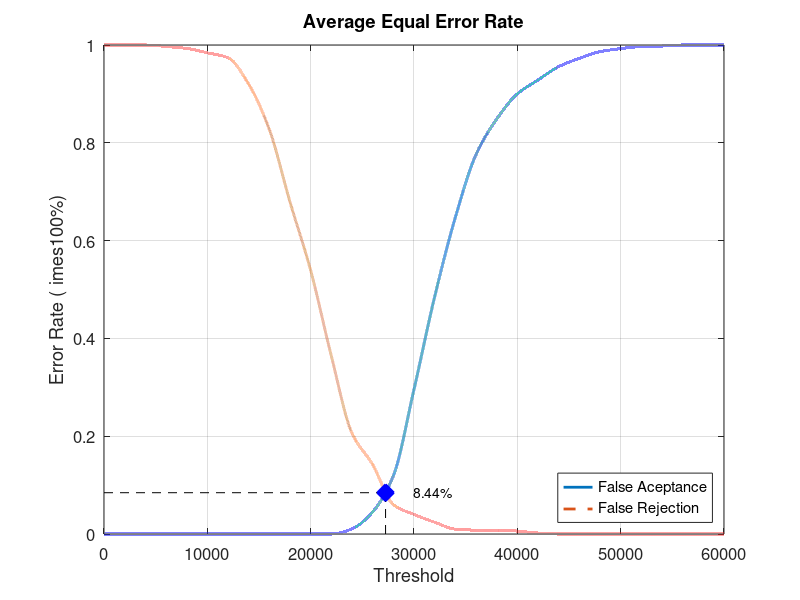
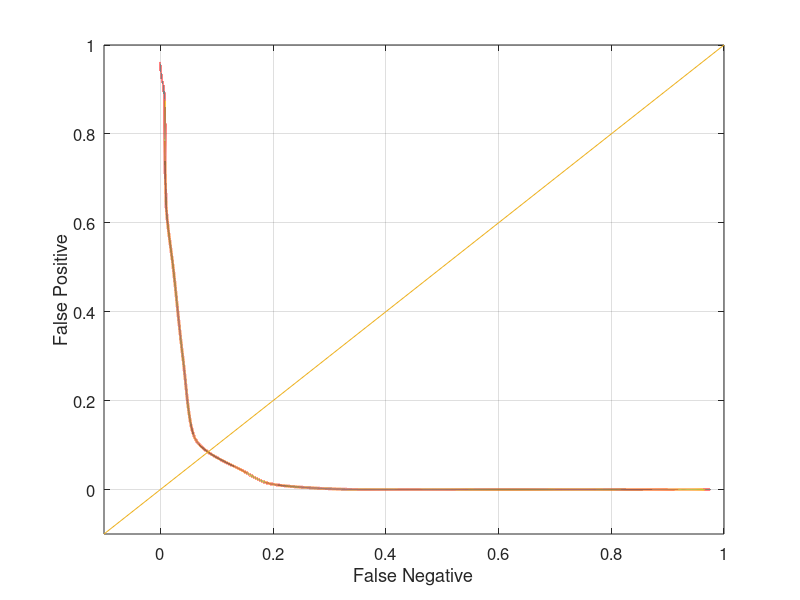

The MATLAB source for these figures, in order:
close all;
clear;
clc;
x = 0:2000:60000;
xq = 0:0.5:60000;

y0 = [0 0 0 0 0 0 0 0 0 0 0 0 0.0105263 0.0452632 0.118947 0.295789 0.485263 0.647368 0.775789 0.848421 0.9 0.928421 0.955789 0.972632 0.986316 0.992632 0.996842 0.997895 1 1 1]
yy0 = interp1(x, y0, xq, 'pchip');
y1 = [1 1 1 0.997 0.993 0.984 0.974 0.92 0.827 0.679 0.539 0.364 0.206 0.142 0.06 0.04 0.024 0.01 0.008 0.008 0.006 0.002 0 0 0 0 0 0 0 0 0]
yy1 = interp1(x, y1, xq, 'pchip');

% Calculating EER: 
y2 = abs(y0 - y1);
find(y2 == min(y2))
yy2 = abs(yy0 - yy1);
xEER = find(yy2 == min(yy2));
xEERIndex = xq(xEER) % X-axis EER
yEER = yy0(xEER) % Y-axis EER

main = figure
plot(xq, yy0,'-','LineWidth', 2);	hold on
plot(xq, yy1,'--','LineWidth', 2);	hold on
plot([xEERIndex xEERIndex], [0 yEER], 'k--');	hold on
plot([0 xEERIndex], [yEER yEER], 'k--');	hold on
plot(xEERIndex, yEER, 'bx', 'LineWidth', 10);	hold on
text(xEERIndex + 10 * xEERIndex / 100, yEER, [num2str(round((10000 * yEER)) / 100) '%'])
legend('False Aceptance', 'False Rejection', 'Location', 'SouthEast')
xlabel('Threshold')
ylabel('Error Rate (	imes100%)')
title('Average Equal Error Rate')
set(gca, 'FontSize', 12)
axis([0 60000 0 1])
grid on

print(main, 'Database1AverageMain', '-dpng');
FNRxFPR = figure('Color', [1 1 1]);
plot(yy1, yy0, '-', yy1, yy0, 'LineWidth', 2);
hold on
y = -0.1:0.1:1
plot(y, y); 
set(gca, 'FontSize', 12)
xlabel('False Negative')
ylabel('False Positive')
axis([-0.1 1 -0.1 1])
set(gca, 'FontSize', 12)
grid on

print(FNRxFPR, 'Database1AverageFNRxFPR','-dpng');
